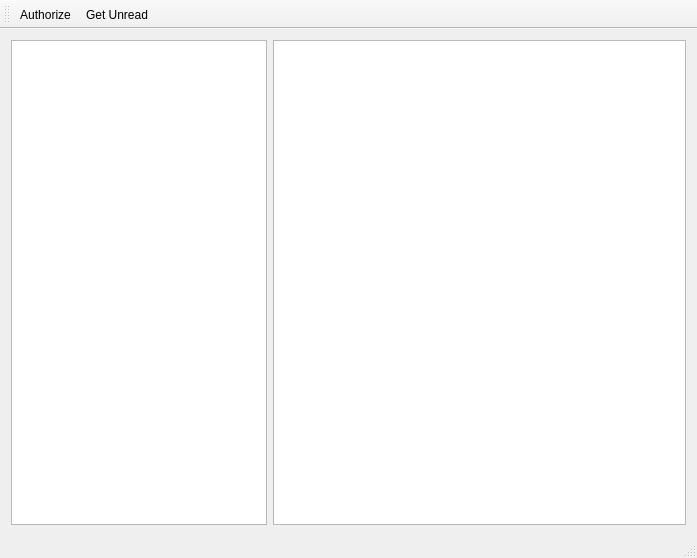
<?xml version="1.0" encoding="UTF-8"?>
<ui version="4.0">
 <class>IUNB</class>
 <widget class="QMainWindow" name="IUNB">
  <property name="geometry">
   <rect>
    <x>0</x>
    <y>0</y>
    <width>697</width>
    <height>558</height>
   </rect>
  </property>
  <property name="contextMenuPolicy">
   <enum>Qt::NoContextMenu</enum>
  </property>
  <property name="windowTitle">
   <string>IUNB</string>
  </property>
  <widget class="QWidget" name="W_Center">
   <layout class="QHBoxLayout" name="horizontalLayout">
    <item>
     <widget class="QListWidget" name="W_unread_list">
      <property name="sizePolicy">
       <sizepolicy hsizetype="Minimum" vsizetype="Expanding">
        <horstretch>0</horstretch>
        <verstretch>0</verstretch>
       </sizepolicy>
      </property>
     </widget>
    </item>
    <item>
     <widget class="QTextBrowser" name="TB_book_info">
      <property name="html">
       <string>&lt;!DOCTYPE HTML PUBLIC &quot;-//W3C//DTD HTML 4.0//EN&quot; &quot;http://www.w3.org/TR/REC-html40/strict.dtd&quot;&gt;
&lt;html&gt;&lt;head&gt;&lt;meta name=&quot;qrichtext&quot; content=&quot;1&quot; /&gt;&lt;style type=&quot;text/css&quot;&gt;
p, li { white-space: pre-wrap; }
&lt;/style&gt;&lt;/head&gt;&lt;body style=&quot; font-family:'MS Shell Dlg 2'; font-size:8.25pt; font-weight:400; font-style:normal;&quot;&gt;
&lt;p style=&quot;-qt-paragraph-type:empty; margin-top:0px; margin-bottom:0px; margin-left:0px; margin-right:0px; -qt-block-indent:0; text-indent:0px; font-size:8pt;&quot;&gt;&lt;br /&gt;&lt;/p&gt;&lt;/body&gt;&lt;/html&gt;</string>
      </property>
      <property name="openExternalLinks">
       <bool>true</bool>
      </property>
      <property name="openLinks">
       <bool>true</bool>
      </property>
     </widget>
    </item>
   </layout>
  </widget>
  <widget class="QToolBar" name="TB_main">
   <attribute name="toolBarArea">
    <enum>TopToolBarArea</enum>
   </attribute>
   <attribute name="toolBarBreak">
    <bool>false</bool>
   </attribute>
   <addaction name="A_Authorize"/>
   <addaction name="A_Get_Unread"/>
  </widget>
  <widget class="QStatusBar" name="SB_status"/>
  <action name="A_Authorize">
   <property name="text">
    <string>Authorize</string>
   </property>
  </action>
  <action name="A_Get_Unread">
   <property name="text">
    <string>Get Unread</string>
   </property>
  </action>
 </widget>
 <layoutdefault spacing="6" margin="11"/>
 <resources/>
 <connections/>
</ui>
